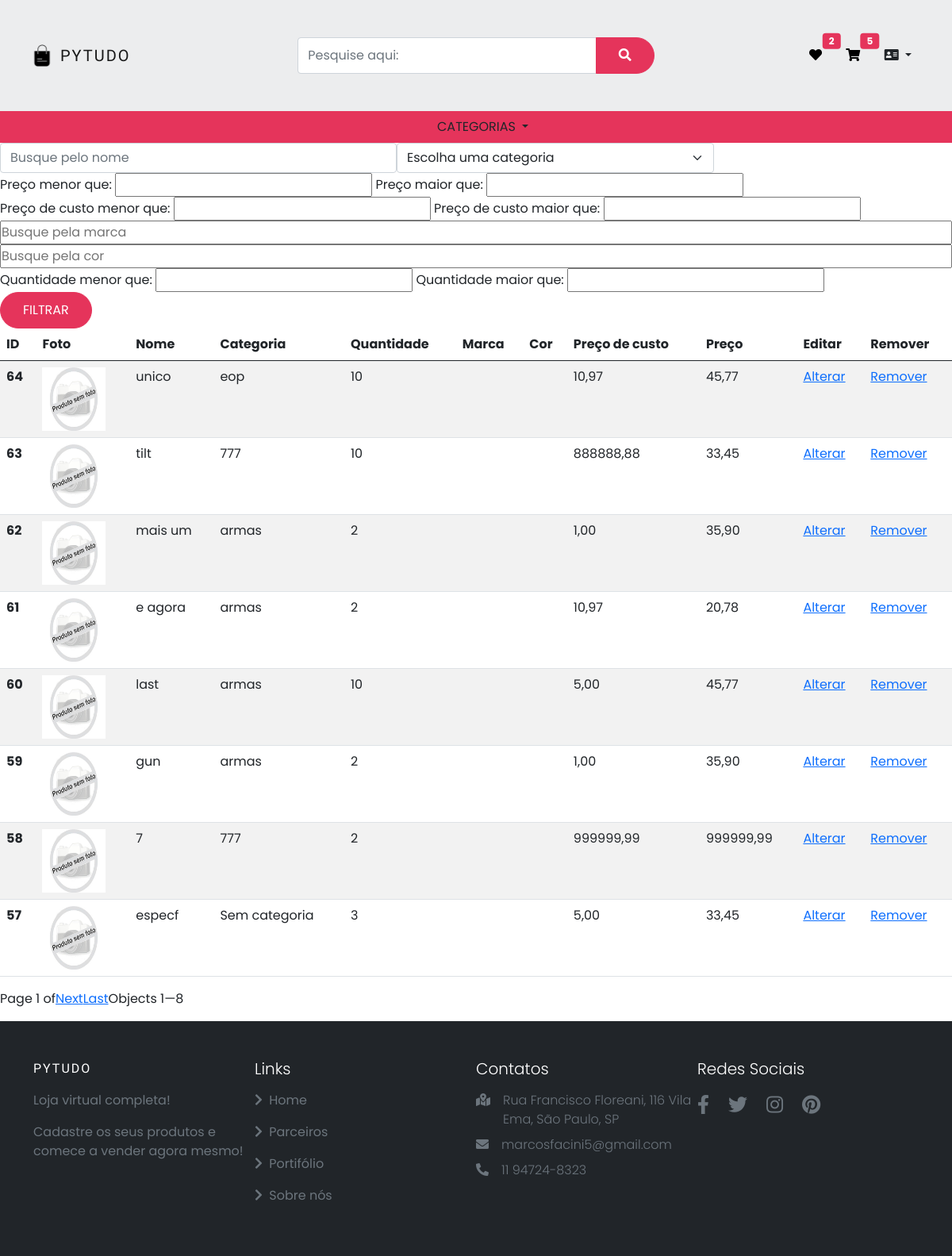
Screenshot of /gestao/adm_estoque/ with the database file from the repository.
### produtos/models.py (models this page shows, shortened)
class Produtos(models.Model):
    nome = models.CharField(max_length=50)
    descricao = models.TextField()
    preco_de_custo = models.DecimalField(max_digits=8, decimal_places=2)
    preco = models.DecimalField(max_digits=8, decimal_places=2)
    categoria = models.ForeignKey(Categoria, blank=True, null=True, on_delete=models.SET_NULL)
    marca = models.CharField(max_length=50, blank=True, null=True)
    cor = models.CharField(max_length=30, blank=True, null=True)
    quantidade = models.IntegerField()
    data_cadastro = models.DateTimeField(auto_now_add=True)
    data_atualizacao = models.DateTimeField(auto_now=True, null=True)
    imagem_principal = models.ImageField(upload_to ='produtos/', blank=True, null=True)
    especificacao = RichTextUploadingField(blank=True, null=True)

class Categoria(models.Model):
    nome = models.CharField(max_length=40)
    def __str__(self):
        return self.nome

### gestao/views.py (the view)
# urls.py: path('adm_estoque/', views.adm_estoque, name='adm_estoque'),
def adm_estoque(request):
    produtos = Produtos.objects.all()
    categorias = Categoria.objects.all()
    nome_filtrar = request.GET.get('nome')
    if nome_filtrar:
        produtos = produtos.filter(nome__icontains=nome_filtrar)
    categoria_filtrar = request.GET.get('categoria')
    if categoria_filtrar:
        produtos = produtos.filter(categoria_id=categoria_filtrar)
    preco_menor_filtrar = request.GET.get('preco_menor_filtrar')
    if preco_menor_filtrar:
        preco_menor_filtrar_decimal = Decimal(preco_menor_filtrar.replace(',','.'))
        produtos = produtos.filter(preco__lt=preco_menor_filtrar_decimal)
    preco_maior_filtrar = request.GET.get('preco_maior_filtrar')
    if preco_maior_filtrar:
        preco_maior_filtrar_decimal = Decimal(preco_maior_filtrar.replace(',','.'))
        produtos = produtos.filter(preco__gt=preco_maior_filtrar_decimal)
    preco_de_custo_menor_filtrar = request.GET.get('preco_de_custo_menor_filtrar')
    if preco_de_custo_menor_filtrar:
        preco_de_custo_menor_filtrar_decimal = Decimal(preco_de_custo_menor_filtrar.replace(',','.'))
        produtos = produtos.filter(preco_de_custo__lt=preco_de_custo_menor_filtrar_decimal)
    preco_de_custo_maior_filtrar = request.GET.get('preco_de_custo_maior_filtrar')
    if preco_de_custo_maior_filtrar:
        preco_de_custo_maior_filtrar_decimal = Decimal(preco_de_custo_maior_filtrar.replace(',','.'))
        produtos = produtos.filter(preco_de_custo__gt=preco_de_custo_maior_filtrar_decimal)
    marca_filtar = request.GET.get('marca')
    if marca_filtar:
        produtos = produtos.filter(marca__icontains=marca_filtar)
    cor_filtar = request.GET.get('cor')
    if cor_filtar:
        produtos = produtos.filter(cor__icontains=cor_filtar)
    quantidade_menor_filtrar = request.GET.get('quantidade_menor_filtrar')
    if quantidade_menor_filtrar:
        produtos = produtos.filter(quantidade__lt=quantidade_menor_filtrar)
    quantidade_maior_filtrar = request.GET.get('quantidade_maior_filtrar')
    if quantidade_maior_filtrar:
        produtos = produtos.filter(quantidade__gt=quantidade_maior_filtrar)
    produtos_ordenados = produtos.order_by('-id')
    paginacao = Paginator(produtos_ordenados, 8)
    page = request.GET.get('page')
    produtos_paginados = paginacao.get_page(page)
    return render(request, 'adm_estoque.html', {'produtos_paginados': produtos_paginados,
                                                'categorias': categorias})

### produtos/templatetags/filtros.py (called while the page is built)
@register.simple_tag(takes_context=True)
def param_replace(context, **kwargs):
    d = context['request'].GET.copy()
    for k, v in kwargs.items():
        d[k] = v
    for k in [k for k, v in d.items() if not v]:
        del d[k]
    return d.urlencode()

### gestao/templates/adm_estoque.html (shortened to what this page needs)
{% extends 'base.html' %}
{% load static %}
{% load filtros %}
{% block 'head' %}
    <link href="#" rel="stylesheet">
{% endblock %}
{% block 'body' %}
    <form action="#" method="GET"> {% csrf_token %}
        <div class="row">
                <div class="col-md-5">
                    <input type="text" placeholder="Busque pelo nome" class="form-control" name="nome">
                </div>
                <div class="col-md-4">
                    <select class="form-select" name="categoria">
                        <option value="" disabled selected hidden>Escolha uma categoria</option>
                    </select>
                </div>
                <div>
                    <label>Preço menor que:</label>
                    <input type="text" id="preco_menor_filtrar" name="preco_menor_filtrar">
                    <label> Preço maior que:</label>
                    <input type="text" id="preco_maior_filtrar" name="preco_maior_filtrar">
                </div>
                <div>
                    <label>Preço de custo menor que:</label>
                    <input type="text" id="preco_de_custo_menor_filtrar" name="preco_de_custo_menor_filtrar">
                    <label> Preço de custo maior que:</label>
                    <input type="text" id="preco_de_custo_maior_filtrar" name="preco_de_custo_maior_filtrar">
                </div>
                <input type="text" placeholder="Busque pela marca"  name="marca">
                <input type="text" placeholder="Busque pela cor"  name="cor">
                <div>
                    <label> Quantidade menor que:</label>
                    <input type="text" name="quantidade_menor_filtrar">
                    <label> Quantidade maior que:</label>
                    <input type="text" name="quantidade_maior_filtrar">
                </div>
            <div class="col-md-3">
                <input type="submit" value="FILTRAR" class="btn btn-primary">
            </div>
        </div>
    </form>
<table class="table table-striped">
    <thead>
      <tr>
        <th scope="col">ID</th>
        <th scope="col">Foto</th>
        <th scope="col">Nome</th>
        <th scope="col">Categoria</th>
        <th scope="col"> Quantidade</th>
        <th scope="col"> Marca</th>
        <th scope="col"> Cor</th>
        <th scope="col"> Preço de custo</th>
        <th scope="col"> Preço</th>
        <th scope="col">Editar</th>
        <th scope="col">Remover</th>
      </tr>
    </thead>
    <tbody>
        {% for produto in produtos_paginados %}
            <tr>
                <th scope="row">{{ produto.id }}</th>
                <td><a href="{% url 'detalhes_produto' produto.id %}">
                        {% if produto.imagem_principal %}
                            <img src="{{produto.imagem_principal.url}}" width="80" height="80"></td>
                        {% else %}
                            <img src="{% static 'produtos\img\sem foto.jpg' %}" width="80" height="80"></td>
                        {% endif %}
                <td>{{ produto.nome}}</td>
                {% if produto.categoria %}
                    <td>{{ produto.categoria}}</td>
                {% else %}
                    <td>Sem categoria </td>
                {% endif %}
                <td>{{ produto.quantidade}}</td>
                <td>{{ produto.marca}}</td>
                <td>{{ produto.cor}}</td>
                <td>{{ produto.preco_de_custo}}</td>
                <td>{{ produto.preco}}</td>
                <td><a href="{% url 'alterar_produto' produto.id %}">Alterar</a></td>
                <td><a href="{% url 'excluir_produto' produto.id %}">Remover</a></td>
            </tr>
        {% endfor %}
    </tbody>
</table>
<div class="pagination">
    Page {{ produtos_paginados.number }} of {{ paginator.num_pages }}
    {% if produtos_paginados.has_next %}
        {% if produtos_paginados.next_page_number != paginator.num_pages %}
            <a href="?{% param_replace page=produtos_paginados.next_page_number %}">Next</a>
        {% endif %}
        <a href="?{% param_replace page=paginator.num_pages %}">Last</a>
    {% endif %}
    <p>Objects {{ produtos_paginados.start_index }}—{{ produtos_paginados.end_index }}</p>
</div>
{% endblock %}

### pytudo/templates/static/base/css/base.css (style rules this page uses)
:root { --lg-font: 'Kaisei Tokumin', serif; --sm-font: 'Poppins', sans-serif; --pink: #e5345b; }
body { font-family: var(--sm-font); background-color: #fff; }
.row { --bs-gutter-x: 0rem; }
.btn:not(.nav-btns button) { background-color: var(--pink); color: #fff; padding: 10px 28px; border-radius: 25px; border-color: var(--pink); }

### rows the page displays
Produtos: id "64", nome "unico", categoria "eop", quantidade "10", preco_de_custo "10,97", preco "45,77"
Produtos: id "63", nome "tilt", categoria "777", quantidade "10", preco_de_custo "888888,88", preco "33,45"
Produtos: id "62", nome "mais um", categoria "armas", quantidade "2", preco_de_custo "1,00", preco "35,90"
Produtos: id "61", nome "e agora", categoria "armas", quantidade "2", preco_de_custo "10,97", preco "20,78"
Produtos: id "60", nome "last", categoria "armas", quantidade "10", preco_de_custo "5,00", preco "45,77"
Produtos: id "59", nome "gun", categoria "armas", quantidade "2", preco_de_custo "1,00", preco "35,90"
Produtos: id "58", nome "7", categoria "777", quantidade "2", preco_de_custo "999999,99", preco "999999,99"
Produtos: id "57", nome "especf", shows "Sem categoria", quantidade "3", preco_de_custo "5,00", preco "33,45"

### other values shown
{{ produtos_paginados.number }} "1"
{{ produtos_paginados.start_index }} "1"
{{ produtos_paginados.end_index }} "8"
